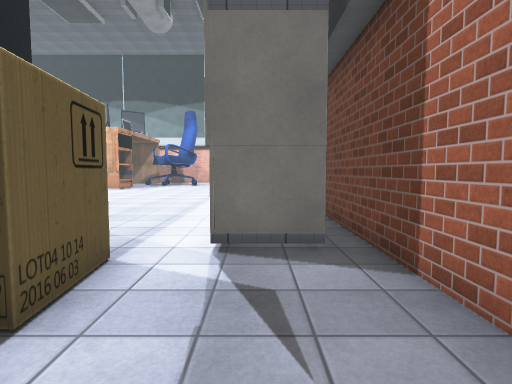
View 1 (above)

16 first-person views from a walk through a 3-D level made in the Unity game engine. The camera is 1.4 m above the floor, tilts 4° down and sees 80° across. The floor is counted in squares, 1 m on a side. Each view is taken from the middle of a square. On the plan, view 1 faces up. The plan holds only what a view shows up to about 14 squares ahead; the rest is blank. The place goes on beyond the plan. The player character is not drawn. Some animated figures are not drawn. Door leaves are left out, so doorways stand open. Some surface patterns are stand-ins.

View 2
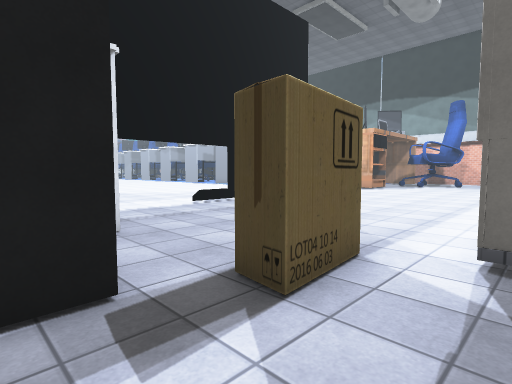

View 3
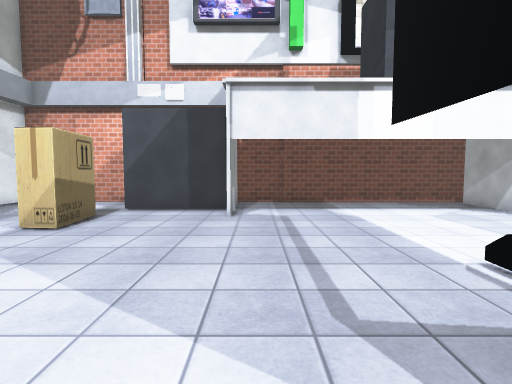

View 4
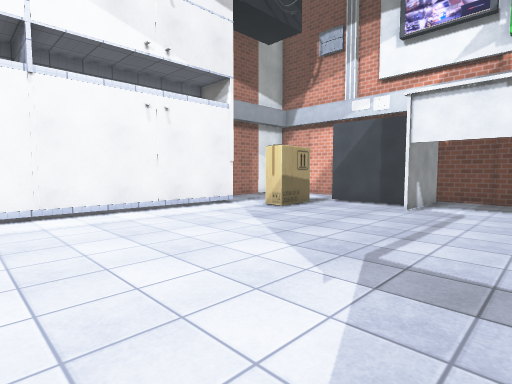

View 5
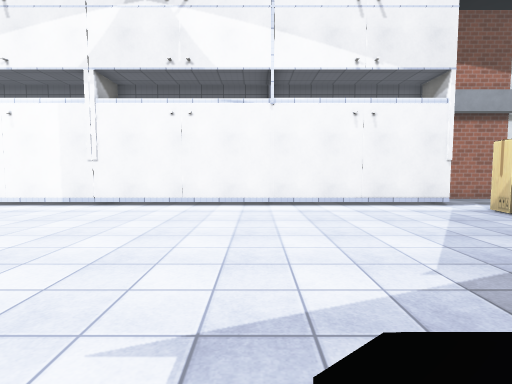

View 6
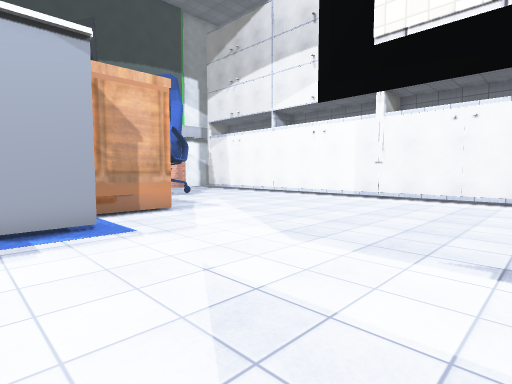

View 7
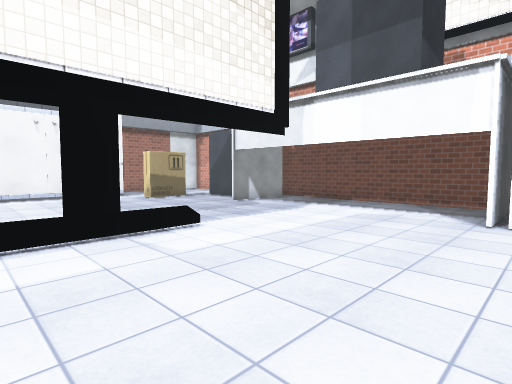

View 8
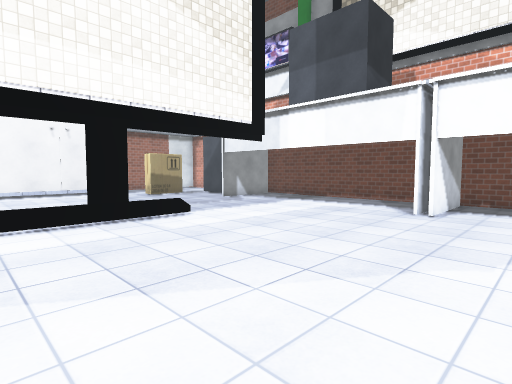

View 9
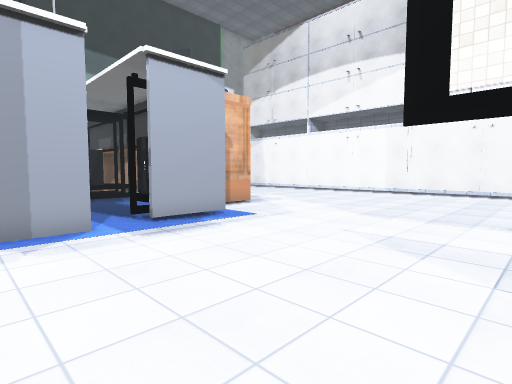

View 10
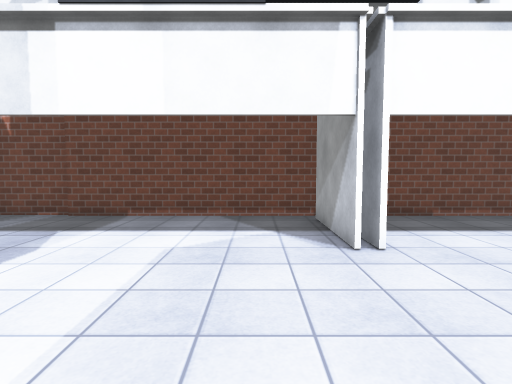

View 11
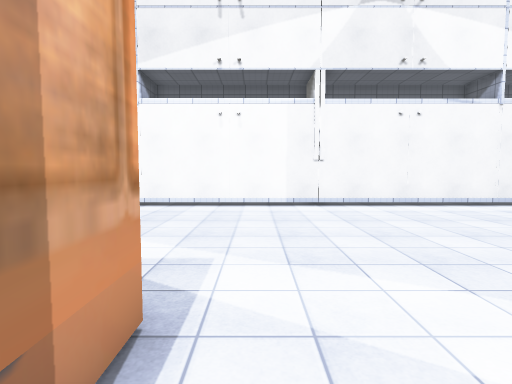

View 12
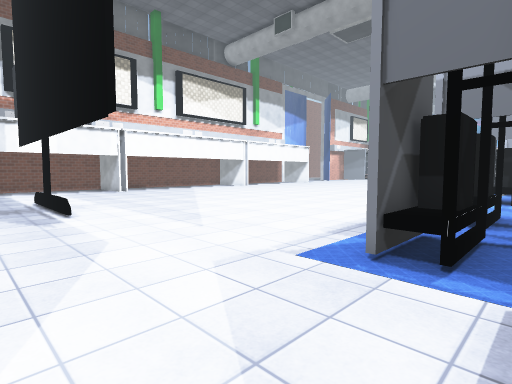

View 13
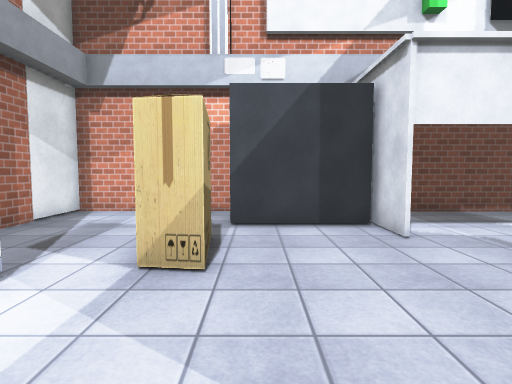

View 14
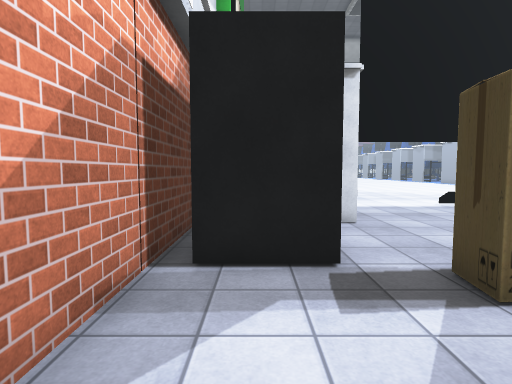

View 15
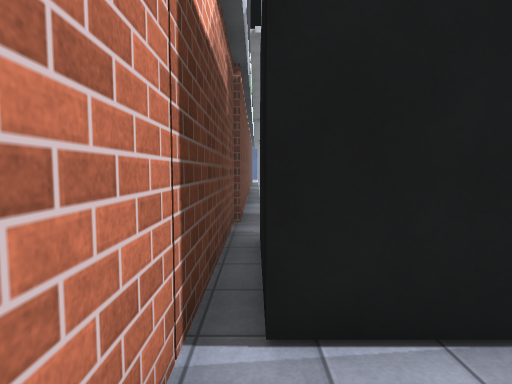

View 16
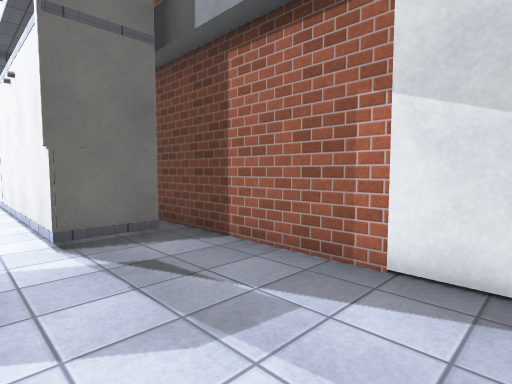

### Floor plan
Points are (right, up) in squares from view 1. A wall is a line through its corners. A room is listed if a view was taken in it or the views show most of it. See-through windows are left out.
Room 1 (views 1, 2, 3, 4, 5, 6, 7, 8, 9, 10, 11, 12, 13, 14, 15, 16)
walls: (-11.4, 9.4) (-11.4, 10.6) (-11.4, 9.5); (-7.1, 2.8) (-7.1, 0.8); (-16.7, 2.8) (-16.7, -0.9); (-17.2, 2.8) (-17.2, 1.8); (-7.2, -0.5) (-7.2, 2.8); (-9.2, -1.6) (2.2, -1.6) (2.2, 9.5); (1.2, 5.2) (-0.8, 5.2) (-0.8, 23.5); (-13.6, 22) (-13.6, 20.9) (-16.1, 20.9); (-16.9, -0.9) (-16.9, 2.8); (-10.2, 23) (-13, 23); (-17.6, 20.6) (-19.4, 20.6); (-17.3, -0.9) (-17.3, 2.8); (-20.5, -1.4) (-9.1, -1.4)
ways out: opening at (-17, 21); open door at (-10, 23); gap at (-17, -1)
objects: other object (-20, 21); other object (-7, -1) to (-4, 1); other object (-3, 3) to (-2, 5)

Positions as (right, up) in squares from view 1, and headings:
1: (0, 0), facing up
2: (0, 0), facing up-left
3: (-8, 12), facing down
4: (-11, 14), facing down-right
5: (-13, 13), facing right
6: (-16, 13), facing up-right
7: (-18, 12), facing down-right
8: (-20, 13), facing down-right
9: (-20, 13), facing up-right
10: (-15, 8), facing down
11: (-13, 22), facing right
12: (-9, 23), facing down-left
13: (-4, 9), facing down
14: (1, 0), facing left
15: (-1, -1), facing left
16: (-2, -1), facing up-right
